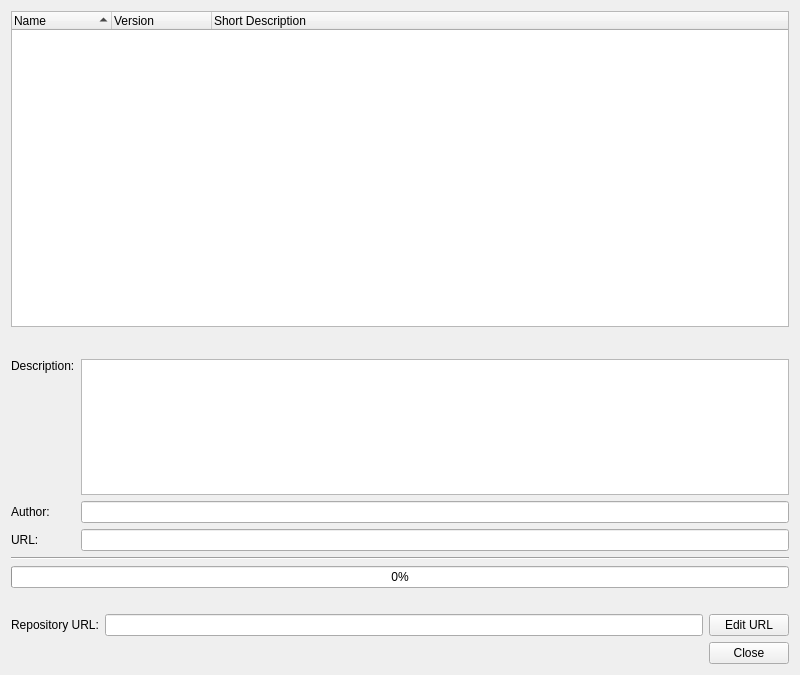
<?xml version="1.0" encoding="UTF-8"?>
<ui version="4.0">
 <class>PluginRepositoryDialog</class>
 <widget class="QWidget" name="PluginRepositoryDialog">
  <property name="geometry">
   <rect>
    <x>0</x>
    <y>0</y>
    <width>800</width>
    <height>675</height>
   </rect>
  </property>
  <property name="windowTitle">
   <string>Plugin Repository</string>
  </property>
  <property name="sizeGripEnabled" stdset="0">
   <bool>true</bool>
  </property>
  <layout class="QVBoxLayout" name="verticalLayout">
   <item>
    <layout class="QGridLayout" name="gridLayout">
     <item row="0" column="0" colspan="2">
      <widget class="QTreeWidget" name="repositoryList">
       <property name="sizePolicy">
        <sizepolicy hsizetype="Expanding" vsizetype="Expanding">
         <horstretch>0</horstretch>
         <verstretch>7</verstretch>
        </sizepolicy>
       </property>
       <property name="contextMenuPolicy">
        <enum>Qt::CustomContextMenu</enum>
       </property>
       <property name="selectionMode">
        <enum>QAbstractItemView::ExtendedSelection</enum>
       </property>
       <property name="rootIsDecorated">
        <bool>false</bool>
       </property>
       <property name="itemsExpandable">
        <bool>false</bool>
       </property>
       <property name="sortingEnabled">
        <bool>true</bool>
       </property>
       <property name="allColumnsShowFocus">
        <bool>true</bool>
       </property>
       <column>
        <property name="text">
         <string>Name</string>
        </property>
       </column>
       <column>
        <property name="text">
         <string>Version</string>
        </property>
       </column>
       <column>
        <property name="text">
         <string>Short Description</string>
        </property>
       </column>
       <column>
        <property name="text">
         <string/>
        </property>
       </column>
      </widget>
     </item>
     <item row="1" column="0" colspan="2">
      <layout class="QHBoxLayout" name="horizontalLayout_2">
       <item>
        <widget class="QLabel" name="newLabel">
         <property name="toolTip">
          <string>Shows the number of new plug-ins available</string>
         </property>
         <property name="text">
          <string/>
         </property>
        </widget>
       </item>
       <item>
        <spacer name="horizontalSpacer_2">
         <property name="orientation">
          <enum>Qt::Horizontal</enum>
         </property>
         <property name="sizeHint" stdset="0">
          <size>
           <width>40</width>
           <height>20</height>
          </size>
         </property>
        </spacer>
       </item>
       <item>
        <widget class="QLabel" name="updateLocalLabel">
         <property name="toolTip">
          <string>Shows the number of locally updatable plug-ins available</string>
         </property>
         <property name="text">
          <string/>
         </property>
        </widget>
       </item>
       <item>
        <spacer name="horizontalSpacer">
         <property name="orientation">
          <enum>Qt::Horizontal</enum>
         </property>
         <property name="sizeHint" stdset="0">
          <size>
           <width>40</width>
           <height>20</height>
          </size>
         </property>
        </spacer>
       </item>
       <item>
        <widget class="QLabel" name="updateRemoteLabel">
         <property name="toolTip">
          <string>Shows the number of remotely updatable plug-ins available</string>
         </property>
         <property name="text">
          <string/>
         </property>
        </widget>
       </item>
      </layout>
     </item>
     <item row="2" column="0">
      <widget class="QLabel" name="label_2">
       <property name="text">
        <string>Description:</string>
       </property>
       <property name="alignment">
        <set>Qt::AlignLeading|Qt::AlignLeft|Qt::AlignTop</set>
       </property>
      </widget>
     </item>
     <item row="2" column="1">
      <widget class="QTextEdit" name="descriptionEdit">
       <property name="sizePolicy">
        <sizepolicy hsizetype="Expanding" vsizetype="Expanding">
         <horstretch>0</horstretch>
         <verstretch>3</verstretch>
        </sizepolicy>
       </property>
       <property name="focusPolicy">
        <enum>Qt::NoFocus</enum>
       </property>
       <property name="toolTip">
        <string>Displays the description of the selected plugin</string>
       </property>
       <property name="readOnly">
        <bool>true</bool>
       </property>
      </widget>
     </item>
     <item row="3" column="0">
      <widget class="QLabel" name="label_3">
       <property name="text">
        <string>Author:</string>
       </property>
      </widget>
     </item>
     <item row="3" column="1">
      <widget class="QLineEdit" name="authorEdit">
       <property name="focusPolicy">
        <enum>Qt::NoFocus</enum>
       </property>
       <property name="toolTip">
        <string>Displays the author of the selected plugin</string>
       </property>
       <property name="readOnly">
        <bool>true</bool>
       </property>
      </widget>
     </item>
     <item row="4" column="0">
      <widget class="QLabel" name="label">
       <property name="text">
        <string>URL:</string>
       </property>
      </widget>
     </item>
     <item row="4" column="1">
      <widget class="QLineEdit" name="urlEdit">
       <property name="focusPolicy">
        <enum>Qt::NoFocus</enum>
       </property>
       <property name="toolTip">
        <string>Displays the download URL of the selected plugin</string>
       </property>
       <property name="readOnly">
        <bool>true</bool>
       </property>
      </widget>
     </item>
    </layout>
   </item>
   <item>
    <widget class="Line" name="line">
     <property name="orientation">
      <enum>Qt::Horizontal</enum>
     </property>
    </widget>
   </item>
   <item>
    <widget class="QProgressBar" name="downloadProgress">
     <property name="toolTip">
      <string>Shows the progress of the current download</string>
     </property>
     <property name="value">
      <number>0</number>
     </property>
    </widget>
   </item>
   <item>
    <widget class="QLabel" name="statusLabel">
     <property name="text">
      <string/>
     </property>
    </widget>
   </item>
   <item>
    <layout class="QHBoxLayout" name="horizontalLayout">
     <item>
      <widget class="QLabel" name="label_4">
       <property name="text">
        <string>Repository URL:</string>
       </property>
      </widget>
     </item>
     <item>
      <widget class="QLineEdit" name="repositoryUrlEdit">
       <property name="toolTip">
        <string>Shows the repository URL</string>
       </property>
       <property name="readOnly">
        <bool>true</bool>
       </property>
      </widget>
     </item>
     <item>
      <widget class="QPushButton" name="repositoryUrlEditButton">
       <property name="toolTip">
        <string>Press to edit the plugin repository URL</string>
       </property>
       <property name="text">
        <string>Edit URL</string>
       </property>
       <property name="checkable">
        <bool>true</bool>
       </property>
      </widget>
     </item>
    </layout>
   </item>
   <item>
    <widget class="QDialogButtonBox" name="buttonBox">
     <property name="orientation">
      <enum>Qt::Horizontal</enum>
     </property>
     <property name="standardButtons">
      <set>QDialogButtonBox::Close</set>
     </property>
    </widget>
   </item>
  </layout>
 </widget>
 <tabstops>
  <tabstop>repositoryList</tabstop>
  <tabstop>buttonBox</tabstop>
  <tabstop>repositoryUrlEdit</tabstop>
  <tabstop>repositoryUrlEditButton</tabstop>
 </tabstops>
 <resources/>
 <connections/>
</ui>
